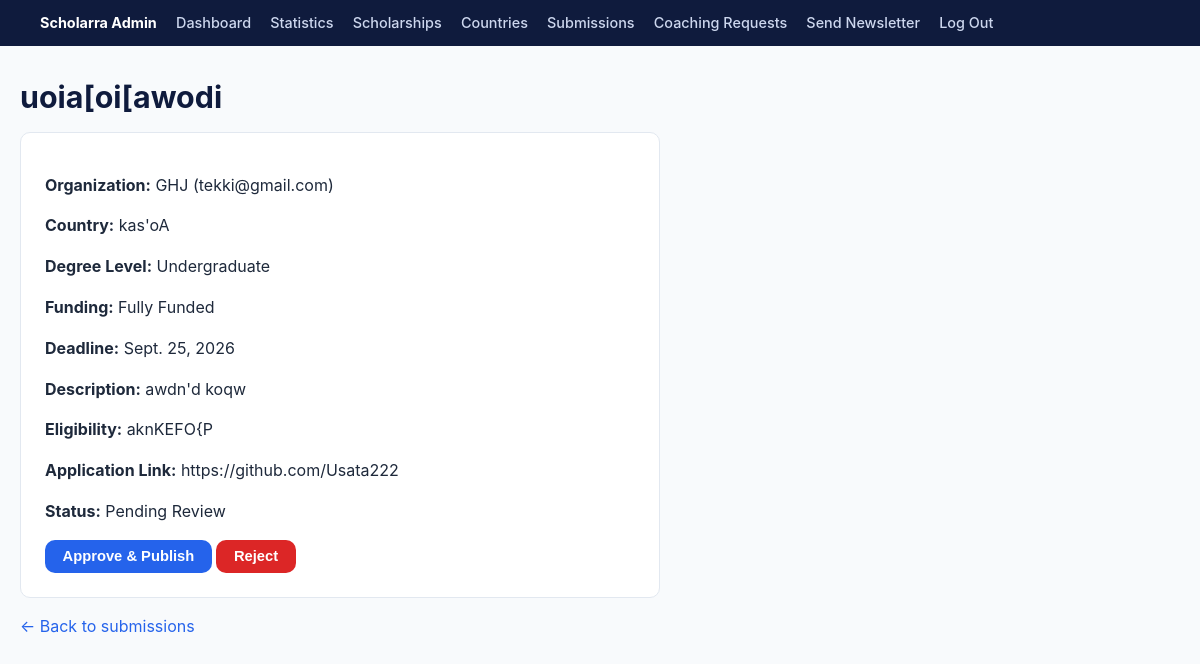
The app's page /dashboard/submissions/1/ (signed in) with its own data.
### myapp/models.py (models this page shows, shortened)
class ScholarshipSubmission(models.Model):
    STATUS_CHOICES = [
        ("pending", "Pending Review"),
        ("approved", "Approved"),
        ("rejected", "Rejected"),
    ]
    organization_name = models.CharField(max_length=200)
    contact_email = models.EmailField()
    title = models.CharField(max_length=200)
    country_name = models.CharField(max_length=100)
    degree_level = models.CharField(max_length=20, choices=Scholarship.DEGREE_LEVEL_CHOICES)
    funding_type = models.CharField(max_length=10, choices=Scholarship.FUNDING_TYPE_CHOICES)
    deadline = models.DateField()
    description = models.TextField()
    eligibility = models.TextField()
    required_documents = models.TextField(blank=True)
    application_link = models.URLField()
    status = models.CharField(max_length=10, choices=STATUS_CHOICES, default="pending")
    submitted_at = models.DateTimeField(auto_now_add=True)

### myapp/views.py (the view, shortened to what this page needs)
# urls.py: path('dashboard/submissions/<int:pk>/', views.admin_submission_review, name='admin_submission_review'),
@login_required
def admin_submission_review(request, pk):
    submission = get_object_or_404(ScholarshipSubmission, pk=pk)
    context = {"submission": submission}
    return render(request, "myapp/admin_submission_review.html", context)

### myapp/context_processors.py (called while the page is built)
def site_contact(request):
    return {
        "site_contact_email": settings.ADMIN_EMAIL,
    }

### myapp/templates/myapp/admin_submission_review.html (shortened to what this page needs)
{% extends "myapp/dashboard_base.html" %}
{% block content %}
<h1>{{ submission.title }}</h1>
<div class="form-card" style="max-width: 640px;">
    <p><strong>Organization:</strong> {{ submission.organization_name }} ({{ submission.contact_email }})</p>
    <p><strong>Country:</strong> {{ submission.country_name }}</p>
    <p><strong>Degree Level:</strong> {{ submission.get_degree_level_display }}</p>
    <p><strong>Funding:</strong> {{ submission.get_funding_type_display }}</p>
    <p><strong>Deadline:</strong> {{ submission.deadline }}</p>
    <p><strong>Description:</strong> {{ submission.description }}</p>
    <p><strong>Eligibility:</strong> {{ submission.eligibility }}</p>
    <p><strong>Application Link:</strong> {{ submission.application_link }}</p>
    <p><strong>Status:</strong> {{ submission.get_status_display }}</p>
    {% if submission.status == "pending" %}
    <form method="post">
        <button type="submit" name="action" value="approve" class="btn btn-primary">Approve & Publish</button>
        <button type="submit" name="action" value="reject" class="btn btn-danger">Reject</button>
    </form>
    {% endif %}
</div>
<p><a href="{% url 'admin_submission_list' %}">&larr; Back to submissions</a></p>
{% endblock %}

### myapp/static/myapp/style.css (style rules this page uses)
:root { --navy: #0f1b3d; --navy-light: #16234a; --blue: #2563eb; --blue-dark: #1d4ed8; --gold: #f5a623; --slate: #1e293b; --slate-light: #475569; --bg: #f8fafc; --card-bg: #ffffff; --border: #e2e8f0; --danger: #dc2626; --success: #16a34a; --radius: 10px; --shadow: 0 1px 3px rgba(15, 27, 61, 0.08), 0 1px 2px rgba(15, 27, 61, 0.06); --shadow-hover: 0 4px 12px rgba(15, 27, 61, 0.12); --max-width: 1160px; }
* { box-sizing: border-box; }
body { margin: 0; font-family: -apple-system, BlinkMacSystemFont, "Segoe UI", Roboto, Helvetica, Arial, sans-serif; background: var(--bg); color: var(--slate); line-height: 1.55; }
a { color: var(--blue); text-decoration: none; }
h1, h2, h3 { color: var(--navy); line-height: 1.25; margin: 0 0 0.5em; }
h1 { font-size: 1.9rem; }
.btn { display: inline-block; padding: 0.55rem 1.1rem; border-radius: var(--radius); font-weight: 600; font-size: 0.92rem; border: none; cursor: pointer; text-align: center; }
.btn-primary { background: var(--blue); color: #fff; }
.btn-danger { background: var(--danger); color: #fff; }
.form-card { background: var(--card-bg); border: 1px solid var(--border); border-radius: var(--radius); padding: 1.5rem; max-width: 640px; }

### records on screen
ScholarshipSubmission: title "uoia[oi[awodi", organization_name "GHJ", contact_email "tekki@gmail.com", country_name "kas'oA", degree_level "Undergraduate", funding_type "Fully Funded", deadline "Sept. 25, 2026", description "awdn'd koqw", eligibility "aknKEFO{P", application_link "https://github.com/Usata222", status "Pending Review"
